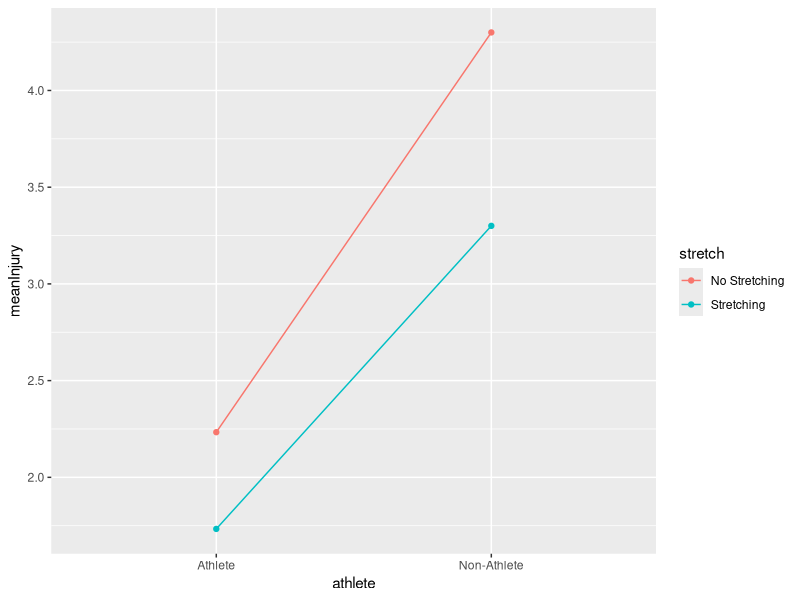

This figure's R source:
################## STATISTICS FOR PSYCHOLOGY PSYCH-UH 1004Q #############################################################
######################## RECITATION 8: factorial ANOVAs ################################################################

library(tidyverse) # open our beloved package

#########################################################################################################################
#########################################################################################################################
#### Back in 2008, hospitals were reporting an increase in injuries related to playing Nintendo Wii (http://www.telegraph.co.uk/news/uknews/1576244/Spate-of-injuries-blamed-on-Nintendo-Wii.html). These injuries were attributed mainly to muscle and tendon strains. A researcher was interested to see whether these injuries could be prevented. They hypothesized that a stretching warm-up before playing Wii would help lower injuries, especially for athletes because their regular activity makes them more flexible. She took 60 athletes and 60 non-athletes (factor 1: `athlete`), and within this group half did a 5-minute stretch routine before playing/watching whereas the other half did not (factor 2: `stretch`). The outcome was a pain score out of 10 (where 0 is no pain, and 10 is severe pain) after playing Nintendo Wii for 4 hours (outcome: `injury`). Let's conduct a factorial ANOVA to test whether being an athlete and/or doing stretching before playing could prevent injury.

# Let's store the dataframe as a variable so we can take a look it more clearly.
wii <- read_csv("wii.csv")

### Let's revise the commands in the past recitations. Let's create a summary table with the descriptive statistics of the dataset (mean, min, max, sd, se) for each group

wiiSummary <- wii %>% 
  group_by(athlete, stretch) %>%
  summarise(meanInjury=mean(injury), minInjury=min(injury), maxInjury=max(injury),
            sdInjury=sd(injury), nObs=n(), seInjury=sdInjury/sqrt(nObs))  

## why don't we plot this?

interactionPlot <- ggplot(wiiSummary, aes(x=athlete, y=meanInjury, # let's put the athlete factor on the x-axis
                                          # Remember -- the next three arguments of the aes function will tell ggplot the aesthetics of the points and lines we are going to plot:
                                          color=stretch, # `color` wants the *variable name* which we want the contour of the geometries below to change by
                                          fill=stretch,  # `fill` wants the *variable name* which we want the filling of the geometries below to change by
                                          group=stretch)) + # `group` wants the *variable name* which we want to group the dataset by
  geom_point() + geom_line() # plot overlaying point and line geometries

interactionPlot # call the plot to see it in the pane

## What does the plot suggest? It is ordinal/monotonic or disordinal/non-monotonic?

### Let's build an ANOVA model to see if injury is predicted by either/both factors. But first -- what is the format of the dataset? It is ready to be part of the ANOVA calculations? -> Yes, it is as it is in long format!

# The formula will have now *two* predictors on the right of the tilde ~ operator. Let's take a look at the formula help on the right to see how to properly construct the formula with two (or more) predictors.

model <- aov(injury ~ athlete*stretch, data=wii) # we should name it so to call it
model # like this

summary(model) # let's see what the model says and let's interpret the ANOVA table together.



